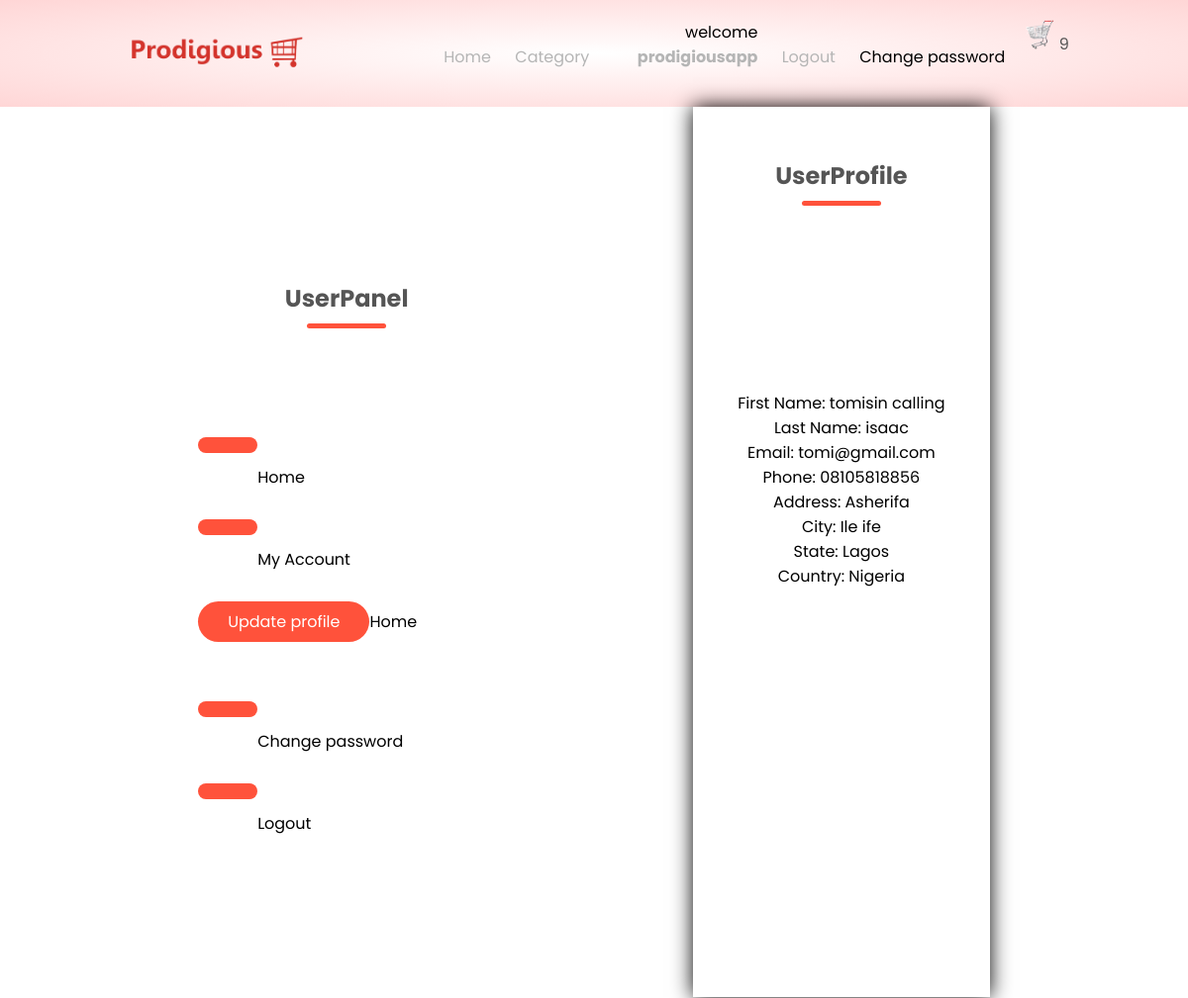
The page /user/ (signed in) on the database its author committed.
### home/models.py (models this page shows, shortened)
class Setting(models.Model):
    STATUS =(
        ('True','True'),
        ('False','False'),
    )
    title = models.CharField(max_length=100)
    keywords = models.CharField(max_length=255)
    description = models.CharField(max_length=255, null=True)
    company = models.CharField(max_length=255,null=True)
    address = models.CharField(max_length=100)
    phone = models.CharField(max_length=100, null=True)
    email = models.CharField(max_length=100, blank=True)
    icon = models.ImageField(blank=True, null=True, upload_to='images/')
    logo = models.ImageField(blank=True, null=True, upload_to='images/')
    cart_icon = models.ImageField(blank=True, null=True, upload_to='images/')
    menu_icon = models.ImageField(blank=True, null=True, upload_to='images/')
    facebook = models.CharField(blank=True, max_length=100)
    instargram = models.CharField(blank=True, max_length=100)
    twitter = models.CharField(blank=True, max_length=100)
    created_at = models.DateTimeField(auto_now_add=True)
    updated_at = models.DateTimeField(auto_now_add=True)
    about = RichTextUploadingField(blank=True)
    contact = RichTextUploadingField(blank=True)
    status = models.CharField(max_length=10,choices=STATUS)
    banner_text = RichTextUploadingField(default='what we do')

### user/models.py (models this page shows, shortened)
class UserProfile(models.Model):
    user = models.OneToOneField(User,blank=True, null=True, on_delete=models.CASCADE)
    first_name = models.CharField(blank=True, null=True, max_length=100)
    last_name = models.CharField(blank=True, null=True, max_length=100)
    phone = models.CharField(blank=True, null=True, max_length=11)
    address = models.CharField(blank=True, null=True, max_length=300)
    city = models.CharField(blank=True, null=True, max_length=100)
    state = models.CharField(blank=True, null=True, max_length=100)
    country = models.CharField(blank=True, null=True,max_length=100)
    zipcode = models.CharField(blank=True, null=True,max_length=8)
    images = models.ImageField(blank=True, null=True,upload_to='images/users', default='defaultpic.jpg')
    def image_tag(self):
        return mark_safe('<img src="{}" height="50px"/>'.format(self.image.url))
    image_tag.short_discription = 'image'
    class Meta:
        db_table = 'userprofile'
        managed = True
        verbose_name = 'Userprofile'
        verbose_name_plural = 'Userprofile(s)'

### user/views.py (the view)
# urls.py: path('user/',include('user.urls')),
def user(request):
    setting = Setting.objects.get(pk=1)
    profile = UserProfile.objects.get(user__username = request.user.username)
    offer = Product.objects.get(offer=True)
    context = {
        'setting':setting,
        'profile':profile,
        'offer':offer
    }
    return render(request,'userprofile.html',context)

### home/context_processor.py (called while the page is built)
def cartcount(request):
    cartcount = ShopCart.objects.filter(order_placed=False).filter(user__username=request.user.username)
    total_quantity = 0
    for item in cartcount:
        total_quantity += item.quantity
    context = {'itemcount':total_quantity}
    return context

### user/templates/userprofile.html (shortened to what this page needs)
{% extends 'base.html' %}
{% load static %}
{% block header %} {% include 'prod_header.html' %} {% endblock header %}
{% block content %}
   <div class="profiledetails-page">
    <div class="container">
        <div class="row">
            <div class="col-2">
                <h2 class="title"><strong>User</strong>Panel</h2>
                <ul class="panel">
                    <li><a class="btn" href="{% url 'index' %}"></a>Home</li>
                    <li><a class="btn" href="{% url 'user' %}"></a>My Account</li>
                    <li><a class="btn" href="{% url 'userupdate' %}">Update profile</a>Home</li>
                    <li><a class="btn" href="{% url 'userpassword' %}"></a>Change password</li>
                    <li><a class="btn" href="{% url 'logoutfunc' %}"></a>Logout</li>
                </ul>
            </div>
            <div class="col-2">
                <div class="form-container">
                    <div class="form-btn">
                        <h2 style="margin-top: 20px;" class="title"><strong>User</strong>Profile</h2>
                    </div>
                    <div class="details">
                        <div>
                            <p>First Name:  {{profile.first_name}}</p>
                            <p>Last Name:  {{profile.last_name}}</p>
                            <p>Email:  {{profile.user.email}}</p>
                            <p>Phone:  {{profile.phone}}</p>
                            <p>Address:  {{profile.address}}</p>
                            <p>City:  {{profile.city}}</p>
                            <p>State:  {{profile.state}}</p>
                            <p>Country:  {{profile.country}}</p>
                        </div>
                    </div>
                </div>
            </div>
        </div>
    </div>
</div>
{% endblock content %}

### home/templates/prod_header.html (shortened to what this page needs)
<div class="headermain">
    <div class="container">
        <div class="header">
            <div class="logo">
                <a href="{% url 'index' %}"><img src="{{setting.logo.url}}" alt="Company's logo"></a>
            </div>
            <div class="navbar">
                <ul id="MenuItems">
                    <li><a href="{% url 'index' %}">Home</a></li>
                        <li><a href="{% url 'category' %}">Category</a></li>
                    {% if  user.id is not None %}
                        <li>
                            welcome <a href="{% url 'user' %}">
                                {% if request.user.first_name %}
                                    <p><strong>{{request.user.first_name}}</strong></p>
                                {% else %}
                                    <p><strong>{{request.user.username}}</strong></p>
                                {% endif %}
                            </a>
                        </li>
                        <li><a href="{% url 'logoutfunc' %}">Logout</a></li>
                        <li><a href=""></a>Change password</li>
                        {% else %}
                            <li><a href="{% url 'accountform' %}">Account</a></li>
                        {% endif %}
                </ul>
            </div>
                <a href="{% url 'order:shopcart' %}"><img src="{{setting.cart_icon.url}}" alt="shop cart" width="30px" height="30px">
                    {% if itemcount > 0 %}
                        <span class="badge red 2-depth-1 mr-1">{{itemcount}}</span>
                    {% else %}
                        <span class="badge red z-depth-1 mr-1">0</span>
                    {% endif %}
                </a>
        </div>
    </div>
</div>

### home/static/css/day10.css (style rules this page uses)
body { font-family: 'Poppins', sans-serif; }
* { margin: 0%; padding: 0%; box-sizing: border-box; }
.headermain { background: radial-gradient(#fff, #ffd6d6); }
.container { max-width: 1000px; margin: auto; padding: 0.25px; }
.header { display: flex; text-align: center; padding: 20px; }
.logo { width: 100px; }
.logo img { width: 200px; }
.navbar { flex: 1; text-align: right; }
.navbar li { display: inline-block; margin-right: 20px; }
a { text-decoration: none; color: #555; }
.row { display: flex; align-items: center; flex-wrap: wrap; justify-content: space-around; }
.col-2 { flex-basis: 50px; min-width: 300px; }
.btn { display: inline-block; background: #ff523b; color: white; text-decoration: none; padding: 8px 30px; margin: 30px 0; border-radius: 30px; }
.title { text-align: center; margin: 0 auto 80px; position: relative; line-height: 60px; color: #555; }
.title::after { content: ''; background: #ff523b; width: 80px; height: 5px; border-radius: 5px; position: absolute; bottom: 0; left: 50%; transform: translateX(-50%); }
ul { list-style-type: none; }
ul a { text-decoration: none; color: #b5b5b5; }
.form-container { background: white; width: 300px; height: 900px; position: relative; text-align: center; padding: 20px 0; margin: auto; box-shadow: 0 0 20px 0 black; overflow: hidden; }
.form-btn { display: inline-block; }

### rows shown on the page
Setting: logo (picture), cart_icon (picture)
UserProfile: first_name "tomisin calling", last_name "isaac", user.email "tomi@gmail.com", phone "08105818856", address "Asherifa", city "Ile ife", state "Lagos", country "Nigeria"

### other values the page prints
{{ request.user.username }} "prodigiousapp"
{{ itemcount }} "9"
